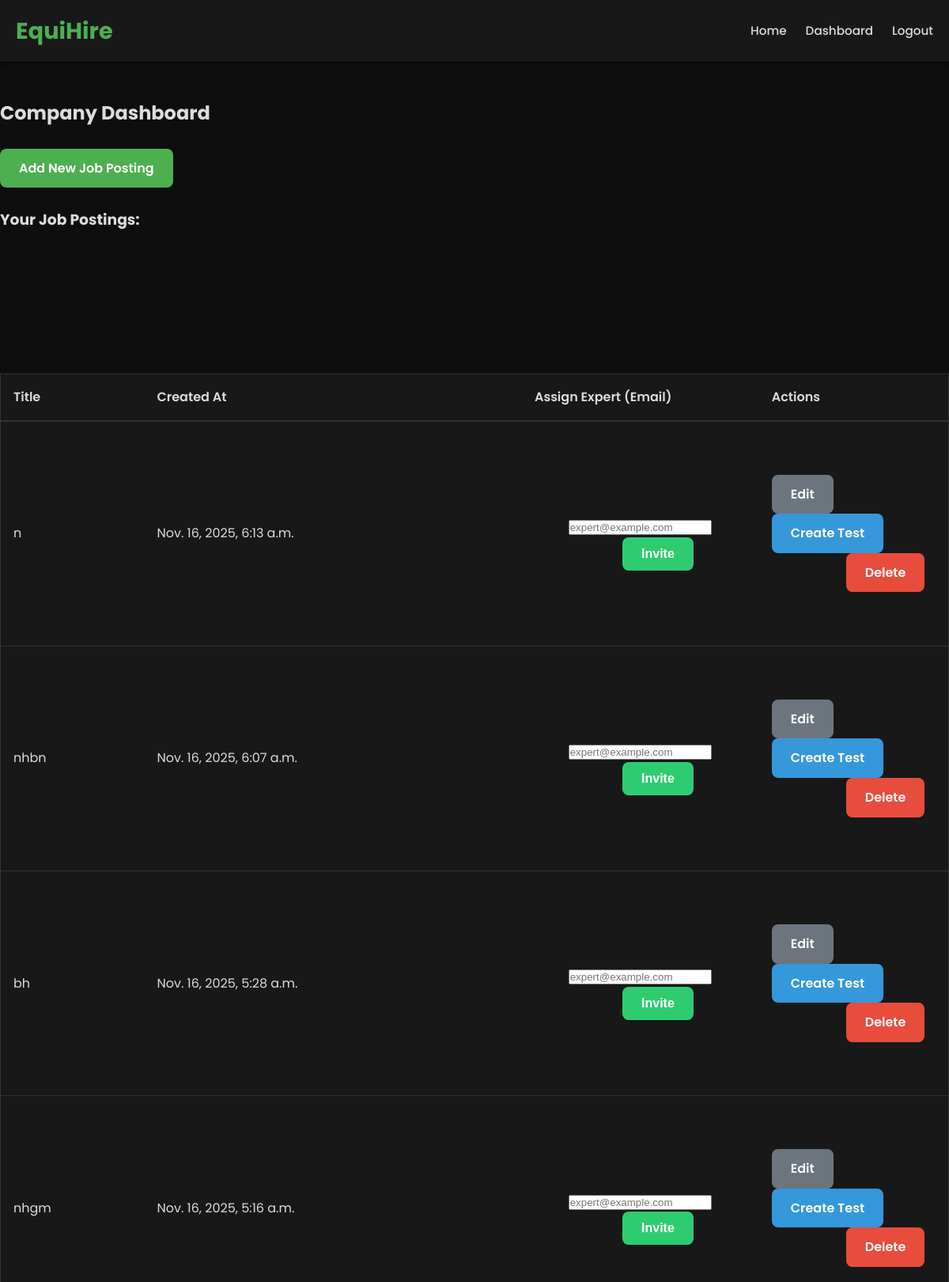
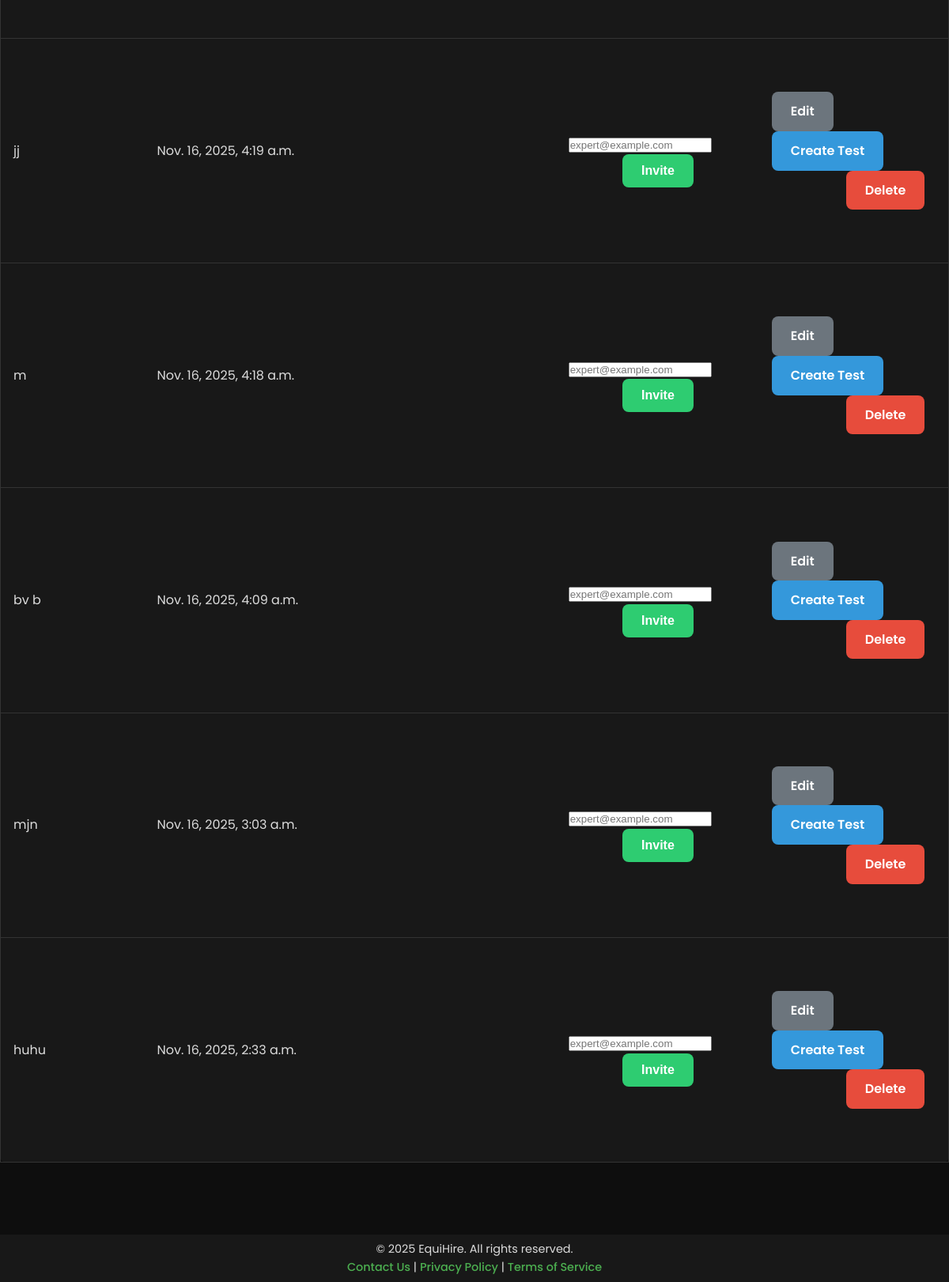
The app's page /dashboard/ (signed in) with its own data (2 pictures, top to bottom).
### company_dashboard/models.py (models this page shows, shortened)
class JobPosting(models.Model):
    company = models.ForeignKey(settings.AUTH_USER_MODEL, on_delete=models.CASCADE, related_name='job_postings')
    title = models.CharField(max_length=255)
    description = models.TextField()
    required_skills = models.TextField(blank=True, null=True, help_text="Comma-separated list of required skills")
    minimum_experience = models.IntegerField(null=True, blank=True,)
    minimum_salary=models.IntegerField(null=True, blank=True,)
    created_at = models.DateTimeField(auto_now_add=True)
    updated_at = models.DateTimeField(auto_now=True)
    is_active = models.BooleanField(default=True)
    class Meta:
        ordering = ['-created_at']

### company_dashboard/views.py (the view)
# urls.py: path('dashboard/', views.company_dashboard, name='company_dashboard'),
@login_required
@user_passes_test(is_company_user, login_url='home')  # Redirect to 'home' for non-company users
def company_dashboard(request):
    job_postings = JobPosting.objects.filter(company=request.user).order_by('-created_at')
    paginator = Paginator(job_postings, 10)  # Show 10 job postings per page
    page = request.GET.get('page')
    try:
        job_postings_page = paginator.page(page)
    except PageNotAnInteger:
        job_postings_page = paginator.page(1)
    except EmptyPage:
        job_postings_page = paginator.page(paginator.num_pages)
    context = {
        'job_postings': job_postings_page,
    }
    return render(request, 'job_postings/company_dashboard.html', context)

### company_dashboard/views.py (called while the page is built)
def is_company_user(user):
    return user.role == 'COMPANY'

### templates/job_postings/company_dashboard.html (shortened to what this page needs)
{% extends 'base.html' %}
{% block content %}
    <h2>Company Dashboard</h2>
    <p><a href="{% url 'job_postings:add_job_posting' %}" class="btn btn-primary">Add New Job Posting</a></p>
    {% if job_postings %}
        <h3>Your Job Postings:</h3>
        <div class="table-responsive">
            <table class="table table-striped table-bordered align-middle">
                <thead>
                    <tr>
                        <th>Title</th>
                        <th>Created At</th>
                        <th style="width: 25%;">Assign Expert (Email)</th>
                        <th style="width: 20%;">Actions</th>
                    </tr>
                </thead>
                <tbody>
                    {% for job in job_postings %}
                        <tr>
                            <td>{{ job.title }}</td>
                            <td>{{ job.created_at }}</td>
                                <td class="py-2">
                                <form method="post" action="{% url 'job_postings:assign_expert_by_email' job_posting_id=job.id %}" class="d-flex">
                                    <input type="email" name="expert_email" placeholder="expert@example.com" class="form-control form-control-sm me-2" required>
                                    <button type="submit" class="btn btn-success btn-sm flex-shrink-0" title="Send expert review invitation">Invite</button>
                                </form>
                                </td>
                            <td>
                                <div class="btn-group" role="group">
                                    <a href="{% url 'job_postings:edit_job_posting' job_posting_id=job.id %}" class="btn btn-secondary btn-sm">Edit</a>
                                    <a href="{% url 'candidate_test:create_test' %}?job_id={{ job.id }}" class="btn btn-info btn-sm">Create Test</a>
                                    <a href="{% url 'job_postings:delete_job_posting' job_posting_id=job.id %}" class="btn btn-danger btn-sm">Delete</a>
                                </div>
                            </td>
                        </tr>
                    {% empty %}
                        <tr>
                            <td colspan="4" class="text-center">No job postings yet.</td>
                        </tr>
                    {% endfor %}
                </tbody>
            </table>
        </div>
    {% else %}
        <p>No job postings yet.</p>
    {% endif %}
{% endblock %}

### templates/base.html (shortened to what this page needs)
<!DOCTYPE html>
<html lang="en">
<head>
</head>
<body>
    <nav>
        <h1><a href="{% url 'home' %}">EquiHire</a></h1>
        <ul>
            <li><a href="{% url 'home' %}">Home</a></li>
            {% if user.is_authenticated %}
                {% if user.role == 'COMPANY' %}
                    <li><a href="{% url 'job_postings:company_dashboard' %}">Dashboard</a></li>
                {% elif user.role == 'CANDIDATE' %}
                    <li><a href="{% url 'candidate_dashboard:dashboard' %}">Dashboard</a></li>
                    <li><a href="{% url 'candidate_dashboard:job_listings' %}">Jobs</a></li>
                {% endif %}
                <li>
                    <form id="logout-form" method="post" action="{% url 'logout' %}">
                        <button type="submit">Logout</button>
                    </form>
                </li>
            {% else %}
                <li><a href="{% url 'login' %}">Login</a></li>
                <li><a href="{% url 'signup' %}">Sign Up</a></li>
            {% endif %}
        </ul>
    </nav>
    <main>
        {% block content %}{% endblock %}
    </main>
    <footer>
        <p>&copy; {% now "Y" %} EquiHire. All rights reserved.</p>
        <p><a href="#">Contact Us</a> | <a href="#">Privacy Policy</a> | <a href="#">Terms of Service</a></p>
    </footer>
</body>
</html>

### templates/base.html (style rules this page uses)
:root { --primary-color: #4CAF50; --primary-color-dark: #45a049; --secondary-color: #181818; --text-color: #dcdcdc; --text-light: #aaa; --background-color: #0e0e0e; --card-background: #181818; --border-color: #333; --error-color: #e74c3c; --success-color: #2ecc71; --warning-color: #f39c12; --info-color: #3498db; --box-shadow: 0 6px 12px rgba(0, 0, 0, 0.5); --border-radius: 8px; --transition-duration: 0.3s; }
* { margin: 0; padding: 0; box-sizing: border-box; }
body { font-family: 'Poppins', sans-serif; background-color: var(--background-color); color: var(--text-color); line-height: 1.6; display: flex; flex-direction: column; min-height: 100vh; }
nav { background-color: var(--secondary-color); color: var(--primary-color); padding: 1rem 1.25rem; display: flex; justify-content: space-between; align-items: center; position: sticky; top: 0; z-index: 1000; box-shadow: 0 2px 4px rgba(0, 0, 0, 0.7); width: 100%; }
nav h1 { font-size: 1.8rem; font-weight: bold; color: var(--primary-color); }
nav h1 a { color: inherit; text-decoration: none; }
nav ul { list-style: none; display: flex; align-items: center; gap: 1.5rem; }
nav ul li a, nav ul li button { color: var(--text-color); text-decoration: none; font-size: 0.95rem; font-weight: 500; transition: color var(--transition-duration) ease-in-out; background: none; border: none; padding: 0; cursor: pointer; font-family: inherit; }
nav ul li form { margin: 0; padding: 0; display: inline; }
main { flex-grow: 1; padding-top: 1.25rem; padding-bottom: 1.25rem; min-height: calc(100vh - (var(--nav-height, 60px) + var(--footer-height, 60px))); }
footer { background-color: var(--secondary-color); color: var(--text-color); text-align: center; padding: 1rem; font-size: 0.9rem; width: 100%; margin-top: auto; height: var(--footer-height, 60px); display: flex; flex-direction: column; justify-content: center; }
footer a { color: var(--primary-color); text-decoration: none; font-weight: 500; }
.table-responsive { overflow-x: auto; margin-bottom: 1.25rem; }
.table { width: 100%; border-collapse: collapse; background-color: var(--card-background); color: var(--text-color); border: 1px solid var(--border-color); border-radius: var(--border-radius); margin-bottom: 0; }
.table thead th { padding: 1rem; text-align: left; border-bottom: 2px solid var(--border-color); font-weight: 600; }
.table tbody td { padding: 1rem; border-bottom: 1px solid var(--border-color); }
.table tbody tr:last-child td { border-bottom: none; }
.btn { display: inline-block; padding: 0.75rem 1.5rem; text-decoration: none; border-radius: var(--border-radius); font-weight: 600; cursor: pointer; transition: background-color var(--transition-duration) ease, transform 0.2s ease; border: none; background-color: var(--primary-color); color: white; font-size: 1em; }
.btn-primary { background-color: var(--primary-color); }
.btn-secondary { background-color: #6c757d; }
.btn-success { background-color: var(--success-color); }
.btn-danger { background-color: var(--error-color); }
.btn-info { background-color: var(--info-color); }

### records on screen
JobPosting: title "n", created_at "Nov. 16, 2025, 6:13 a.m."
JobPosting: title "nhbn", created_at "Nov. 16, 2025, 6:07 a.m."
JobPosting: title "bh", created_at "Nov. 16, 2025, 5:28 a.m."
JobPosting: title "nhgm", created_at "Nov. 16, 2025, 5:16 a.m."
JobPosting: title "jj", created_at "Nov. 16, 2025, 4:19 a.m."
JobPosting: title "m", created_at "Nov. 16, 2025, 4:18 a.m."
JobPosting: title "bv b", created_at "Nov. 16, 2025, 4:09 a.m."
JobPosting: title "mjn", created_at "Nov. 16, 2025, 3:03 a.m."
JobPosting: title "huhu", created_at "Nov. 16, 2025, 2:33 a.m."
